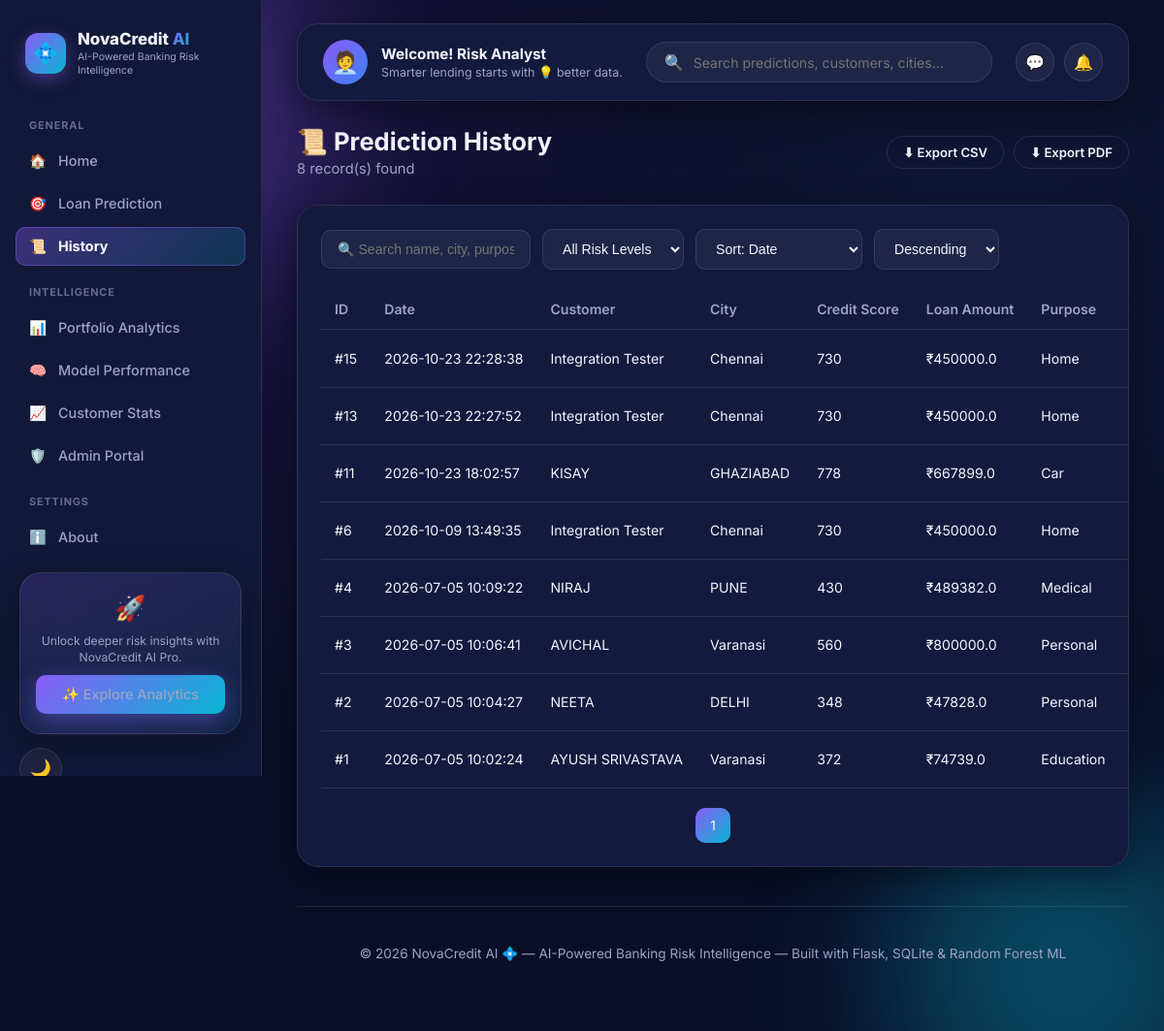
The app's page /history with its own data.
### tables this page shows
CREATE TABLE user_predictions (
            id INTEGER PRIMARY KEY AUTOINCREMENT,
            timestamp TEXT NOT NULL,
            customer_name TEXT,
            age INTEGER,
            gender TEXT,
            marital_status TEXT,
            city TEXT,
            education_level TEXT,
            employment_status TEXT,
            income REAL,
            credit_score INTEGER,
            years_employed INTEGER,
            loan_amount REAL,
            loan_term INTEGER,
            existing_debt REAL,
            previous_loans INTEGER,
            late_payments INTEGER,
            monthly_expenses REAL,
            savings_balance REAL,
            debt_to_income_ratio REAL,
            loan_purpose TEXT,
            prediction TEXT,
            prediction_probability REAL
        , risk_tier TEXT);

### routes/history.py (the view)
@history_bp.route("/history")
def history():
    search = request.args.get("search", "").strip()
    risk_filter = request.args.get("risk", "all")
    sort_by = request.args.get("sort_by", "timestamp")
    sort_dir = request.args.get("sort_dir", "desc")
    page = max(int(request.args.get("page", 1)), 1)
    records, total = get_filtered_predictions(
        search=search, risk_filter=risk_filter, sort_by=sort_by,
        sort_dir=sort_dir, page=page, per_page=Config.RECORDS_PER_PAGE,
    )
    total_pages = max((total + Config.RECORDS_PER_PAGE - 1) // Config.RECORDS_PER_PAGE, 1)
    return render_template(
        "history.html", records=records, total=total, page=page,
        total_pages=total_pages, search=search, risk_filter=risk_filter,
        sort_by=sort_by, sort_dir=sort_dir,
    )

### app.py (called while the page is built)
def create_app():
    app = Flask(__name__)
    app.config.from_object(Config)
    init_db()
    app.register_blueprint(home_bp)
    app.register_blueprint(predict_bp)
    app.register_blueprint(analytics_bp)
    app.register_blueprint(dashboard_bp)
    app.register_blueprint(history_bp)
    app.register_blueprint(admin_bp)
    @app.context_processor
    def inject_globals():
        from datetime import datetime
        return {"current_year": datetime.now().year}
    return app

### database/database.py (called while the page is built)
def get_connection():
    conn = sqlite3.connect(Config.DATABASE_PATH)
    conn.row_factory = sqlite3.Row
    conn.execute("PRAGMA foreign_keys = ON")
    return conn

### templates/history.html (shortened to what this page needs)
{% extends "base.html" %}
{% block content %}
<div class="topbar">
  <div>
    <h1>📜 Prediction History</h1>
    <p>{{ total }} record(s) found</p>
  </div>
  <div style="display:flex;gap:10px;">
    <a href="{{ url_for('history.export_csv') }}" class="btn btn-ghost btn-sm">⬇ Export CSV</a>
    <a href="{{ url_for('history.export_pdf') }}" class="btn btn-ghost btn-sm">⬇ Export PDF</a>
  </div>
</div>
<div class="glass table-card">
  <form id="filter-form" method="GET" class="toolbar">
    <input type="text" id="search-input" name="search" placeholder="🔍 Search name, city, purpose…" value="{{ search }}">
    <select name="risk" data-auto-submit>
      <option value="all" {{ 'selected' if risk_filter == 'all' }}>All Risk Levels</option>
    </select>
    <select name="sort_by" data-auto-submit>
      <option value="timestamp" {{ 'selected' if sort_by == 'timestamp' }}>Sort: Date</option>
    </select>
    <select name="sort_dir" data-auto-submit>
      <option value="desc" {{ 'selected' if sort_dir == 'desc' }}>Descending</option>
    </select>
  </form>
  <table class="data-table">
    <thead>
      <tr>
        <th>ID</th><th>Date</th><th>Customer</th><th>City</th><th>Credit Score</th>
        <th>Loan Amount</th><th>Purpose</th><th>Prediction</th><th>Probability</th><th>Actions</th>
      </tr>
    </thead>
    <tbody>
      {% for r in records %}
      <tr>
        <td>#{{ r.id }}</td>
        <td>{{ r.timestamp }}</td>
        <td>{{ r.customer_name }}</td>
        <td>{{ r.city }}</td>
        <td>{{ r.credit_score }}</td>
        <td>₹{{ r.loan_amount }}</td>
        <td>{{ r.loan_purpose }}</td>
        <td><span class="badge {{ 'high' if r.prediction == 'High Risk' else 'low' }}">{{ r.prediction }}</span></td>
      </tr>
      {% else %}
      <tr><td colspan="10" style="text-align:center;padding:30px;color:var(--text-secondary);">No records found.</td></tr>
      {% endfor %}
    </tbody>
  </table>
  <div class="pagination">
    {% for p in range(1, total_pages + 1) %}
      <a href="{{ url_for('history.history', page=p, search=search, risk=risk_filter, sort_by=sort_by, sort_dir=sort_dir) }}"
         class="{{ 'current' if p == page }}">{{ p }}</a>
    {% endfor %}
  </div>
</div>
{% endblock %}

### templates/base.html (shortened to what this page needs)
<!DOCTYPE html>
<html lang="en">
<head>
<link rel="stylesheet" href="{{ url_for('static', filename='css/style.css') }}">
</head>
<body>
<div class="bg-orbs"><div class="orb orb1"></div><div class="orb orb2"></div><div class="orb orb3"></div></div>
<div class="app-shell">
  <aside class="sidebar" id="sidebar">
    <div class="brand"><div class="logo-dot">💠</div><div><div class="brand-name">NovaCredit <span>AI</span></div><div class="brand-tag">AI-Powered Banking Risk Intelligence</div></div></div>
    <div class="nav-group-label">General</div>
    <a href="{{ url_for('home.home') }}" class="{{ 'active' if request.endpoint == 'home.home' }}">🏠 <span>Home</span></a>
    <a href="{{ url_for('predict.predict') }}" class="{{ 'active' if request.endpoint and request.endpoint.startswith('predict.') }}">🎯 <span>Loan Prediction</span></a>
    <a href="{{ url_for('history.history') }}" class="{{ 'active' if request.endpoint == 'history.history' }}">📜 <span>History</span></a>
    <div class="nav-group-label">Intelligence</div>
    <a href="{{ url_for('analytics.analytics') }}" class="{{ 'active' if request.endpoint == 'analytics.analytics' }}">📊 <span>Portfolio Analytics</span></a>
    <a href="{{ url_for('analytics.model_performance') }}" class="{{ 'active' if request.endpoint == 'analytics.model_performance' }}">🧠 <span>Model Performance</span></a>
    <a href="{{ url_for('dashboard.dashboard') }}" class="{{ 'active' if request.endpoint == 'dashboard.dashboard' }}">📈 <span>Customer Stats</span></a>
    <a href="{{ url_for('admin.admin') }}" class="{{ 'active' if request.endpoint == 'admin.admin' }}">🛡️ <span>Admin Portal</span></a>
    <div class="nav-group-label">Settings</div>
    <a href="{{ url_for('home.about') }}" class="{{ 'active' if request.endpoint == 'home.about' }}">ℹ️ <span>About</span></a>
    <div class="sidebar-footer">
      <div class="glass upsell-card">
        <div style="font-size:1.6rem;">🚀</div>
        <p>Unlock deeper risk insights with NovaCredit AI Pro.</p>
        <a href="{{ url_for('analytics.analytics') }}" class="btn btn-primary btn-sm btn-block">✨ Explore Analytics</a>
      </div>
      <button class="theme-toggle" onclick="toggleTheme()"><span id="theme-icon">🌙</span></button>
    </div>
  </aside>
  <main class="main-content">
    <div class="welcome-bar glass">
      <div class="welcome-user">
        <div class="avatar-emoji">🧑‍💼</div>
        <div>
          <div class="welcome-title">Welcome! <strong>Risk Analyst</strong></div>
          <div class="welcome-sub">Smarter lending starts with 💡 better data.</div>
        </div>
      </div>
      <div class="welcome-search">
        <span>🔍</span>
        <input type="text" placeholder="Search predictions, customers, cities…" onkeydown="if(event.key==='Enter'){window.location='{{ url_for('history.history') }}?search='+encodeURIComponent(this.value)}">
      </div>
      <div class="welcome-actions">
        <button class="icon-btn">💬</button>
        <button class="icon-btn">🔔</button>
      </div>
    </div>
    {% block content %}{% endblock %}
    <div class="footer">© {{ current_year }} NovaCredit AI 💠 — AI-Powered Banking Risk Intelligence — Built with Flask, SQLite &amp; Random Forest ML</div>
  </main>
</div>
</body>
</html>

### records on screen
user_predictions: id "15", timestamp "2026-10-23 22:28:38", customer_name "Integration Tester", city "Chennai", credit_score "730", loan_amount "450000.0", loan_purpose "Home"
user_predictions: id "13", timestamp "2026-10-23 22:27:52", customer_name "Integration Tester", city "Chennai", credit_score "730", loan_amount "450000.0", loan_purpose "Home"
user_predictions: id "11", timestamp "2026-10-23 18:02:57", customer_name "KISAY", city "GHAZIABAD", credit_score "778", loan_amount "667899.0", loan_purpose "Car"
user_predictions: id "6", timestamp "2026-10-09 13:49:35", customer_name "Integration Tester", city "Chennai", credit_score "730", loan_amount "450000.0", loan_purpose "Home"
user_predictions: id "4", timestamp "2026-07-05 10:09:22", customer_name "NIRAJ", city "PUNE", credit_score "430", loan_amount "489382.0", loan_purpose "Medical"
user_predictions: id "3", timestamp "2026-07-05 10:06:41", customer_name "AVICHAL", city "Varanasi", credit_score "560", loan_amount "800000.0", loan_purpose "Personal"
user_predictions: id "2", timestamp "2026-07-05 10:04:27", customer_name "NEETA", city "DELHI", credit_score "348", loan_amount "47828.0", loan_purpose "Personal"
user_predictions: id "1", timestamp "2026-07-05 10:02:24", customer_name "AYUSH SRIVASTAVA", city "Varanasi", credit_score "372", loan_amount "74739.0", loan_purpose "Education"

### other values on screen
{{ total }} "8"
{{ p }} "1"
